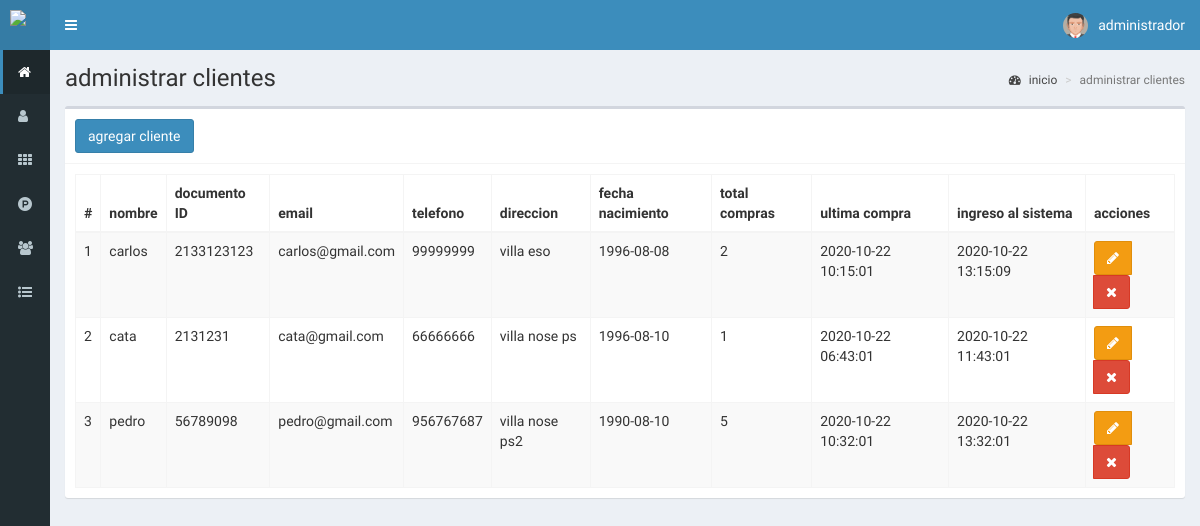
Screenshot of /clientes (signed in) with the database file from the repository.
### tables this page shows
CREATE TABLE `clientes` (
  `id` int(11) NOT NULL,
  `nombre` text NOT NULL,
  `documento` int(11) NOT NULL,
  `email` text NOT NULL,
  `telefono` text NOT NULL,
  `direccion` text NOT NULL,
  `fecha_nacimiento` date NOT NULL,
  `compras` int(11) NOT NULL,
  `ultima_compra` datetime NOT NULL,
  `fecha` timestamp NOT NULL DEFAULT current_timestamp() ON UPDATE current_timestamp()
);

### controladores/plantilla.controlador.php (called while the page is built)
<?php
class ControladorPlantilla{
	static public function ctrPlantilla(){
		include "vistas/plantilla.php";
	}
}

### index.php (called while the page is built, shortened)
<?php
require_once "controladores/plantilla.controlador.php";
require_once "controladores/usuarios.controlador.php";
require_once "controladores/clientes.controlador.php";
require_once "controladores/ventas.controlador.php";
require_once "modelos/clientes.modelo.php";
$plantilla = new ControladorPlantilla();
$plantilla -> ctrPlantilla();

### controladores/clientes.controlador.php (called while the page is built, shortened)
<?php
class ControladorClientes{
	static public function ctrMostrarClientes($item, $valor){
		$tabla = "clientes";
		$respuesta = ModeloClientes::mdlMostrarClientes($tabla, $item, $valor);
		return $respuesta;
	}
}

### modelos/conexion.php (called while the page is built)
<?php
class Conexion{
	static public function conectar(){
		$link = new PDO("mysql:host=localhost;dbname=itataerp",
			            "root",
			            "");
		$link->exec("set names utf8");
		return $link;
	}
}

### modelos/clientes.modelo.php (called while the page is built, shortened)
<?php
require_once "conexion.php";
class ModeloClientes{
	static public function mdlMostrarClientes($tabla, $item, $valor){
		if($item != null){
			$stmt = Conexion::conectar()->prepare("SELECT * FROM $tabla WHERE $item = :$item");
			$stmt -> bindParam(":".$item, $valor, PDO::PARAM_STR);
			$stmt -> execute();
			return $stmt -> fetch();
		}else{
			$stmt = Conexion::conectar()->prepare("SELECT * FROM $tabla");
			$stmt -> execute();
			return $stmt -> fetchAll();
		}
	}
}

### vistas/modulos/clientes.php (the view, shortened to what this page needs)
<div class="content-wrapper">
  <section class="content-header">
    <h1>
      administrar clientes
    </h1>
    <ol class="breadcrumb">
      <li><a href="inicio"><i class="fa fa-dashboard"></i> inicio</a></li>
      <li class="active">administrar clientes</li>
    </ol>
  </section>
  <section class="content">
    <div class="box">
      <div class="box-header with-border">
        <button class="btn btn-primary" data-toggle="modal" data-target="#modalAgregarCliente">
          agregar cliente
        </button>
      </div>
      <div class="box-body">
       <table class="table table-bordered table-striped dt-responsive tablas" width="100%">
        <thead>
         <tr>
           <th style="width:10px">#</th>
           <th>nombre</th>
           <th>documento ID</th>
           <th>email</th>
           <th>telefono</th>
           <th>direccion</th>
           <th>fecha nacimiento</th>
           <th>total compras</th>
           <th>ultima compra</th>
           <th>ingreso al sistema</th>
           <th>acciones</th>
         </tr>
        </thead>
        <tbody>
        <?php
          $item = null;
          $valor = null;
          $clientes = ControladorClientes::ctrMostrarClientes($item, $valor);
          foreach ($clientes as $key => $value) {
            echo '<tr>
                    <td>'.($key+1).'</td>
                    <td>'.$value["nombre"].'</td>
                    <td>'.$value["documento"].'</td>
                    <td>'.$value["email"].'</td>
                    <td>'.$value["telefono"].'</td>
                    <td>'.$value["direccion"].'</td>
                    <td>'.$value["fecha_nacimiento"].'</td>
                    <td>'.$value["compras"].'</td>
                    <td>'.$value["ultima_compra"].'</td>
                    <td>'.$value["fecha"].'</td>
                    <td>
                      <div class="btn-group">
                        <button class="btn btn-warning btnEditarCliente" data-toggle="modal" data-target="#modalEditarCliente" idCliente="'.$value["id"].'"><i class="fa fa-pencil"></i></button>
                        <button class="btn btn-danger btnEliminarCliente" idCliente="'.$value["id"].'"><i class="fa fa-times"></i></button>
                      </div>
                    </td>
                  </tr>';
            }
        ?>
        </tbody>
       </table>
      </div>
    </div>
  </section>
</div>

### rows the page displays
clientes: nombre "carlos", documento "2133123123", email "carlos@gmail.com", telefono "99999999", direccion "villa eso", fecha_nacimiento "1996-08-08", compras "2", ultima_compra "2020-10-22 10:15:01", fecha "2020-10-22 13:15:09"
clientes: nombre "cata", documento "2131231", email "cata@gmail.com", telefono "66666666", direccion "villa nose ps", fecha_nacimiento "1996-08-10", compras "1", ultima_compra "2020-10-22 06:43:01", fecha "2020-10-22 11:43:01"
clientes: nombre "pedro", documento "56789098", email "pedro@gmail.com", telefono "956767687", direccion "villa nose ps2", fecha_nacimiento "1990-08-10", compras "5", ultima_compra "2020-10-22 10:32:01", fecha "2020-10-22 13:32:01"

### other values shown
$_SESSION["nombre"] "administrador"
